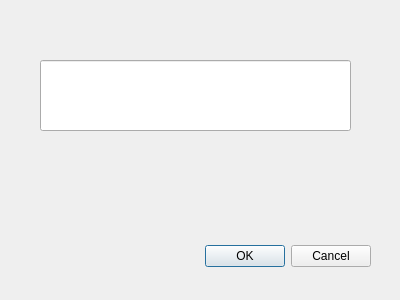
<?xml version="1.0" encoding="UTF-8"?>
<ui version="4.0">
 <class>Dialog</class>
 <widget class="QDialog" name="Dialog">
  <property name="geometry">
   <rect>
    <x>0</x>
    <y>0</y>
    <width>400</width>
    <height>300</height>
   </rect>
  </property>
  <property name="windowTitle">
   <string>Dialog</string>
  </property>
  <widget class="QDialogButtonBox" name="buttonBox">
   <property name="geometry">
    <rect>
     <x>30</x>
     <y>240</y>
     <width>341</width>
     <height>32</height>
    </rect>
   </property>
   <property name="orientation">
    <enum>Qt::Horizontal</enum>
   </property>
   <property name="standardButtons">
    <set>QDialogButtonBox::Cancel|QDialogButtonBox::Ok</set>
   </property>
  </widget>
  <widget class="QLineEdit" name="lineEdit">
   <property name="geometry">
    <rect>
     <x>40</x>
     <y>60</y>
     <width>311</width>
     <height>71</height>
    </rect>
   </property>
  </widget>
 </widget>
 <resources/>
 <connections>
  <connection>
   <sender>buttonBox</sender>
   <signal>accepted()</signal>
   <receiver>Dialog</receiver>
   <slot>accept()</slot>
   <hints>
    <hint type="sourcelabel">
     <x>248</x>
     <y>254</y>
    </hint>
    <hint type="destinationlabel">
     <x>157</x>
     <y>274</y>
    </hint>
   </hints>
  </connection>
  <connection>
   <sender>buttonBox</sender>
   <signal>rejected()</signal>
   <receiver>Dialog</receiver>
   <slot>reject()</slot>
   <hints>
    <hint type="sourcelabel">
     <x>316</x>
     <y>260</y>
    </hint>
    <hint type="destinationlabel">
     <x>286</x>
     <y>274</y>
    </hint>
   </hints>
  </connection>
 </connections>
</ui>
